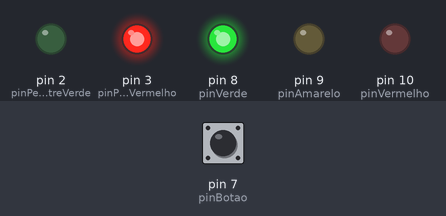
The sketch below on a simulated Arduino Uno, built with avr-gcc and run on an emulated ATmega328P. On the bench: output pins drawn as LEDs (lit = HIGH). Dashed ring = blinking. The inputs (shaded band) are chosen by the test bench; at power-on: pin 7 (pinBotao) LOW.

Above: at 1.2 s.
1.3 s: pin 7 (pinBotao) pulled HIGH for 0.15 s
At 2.5 s:
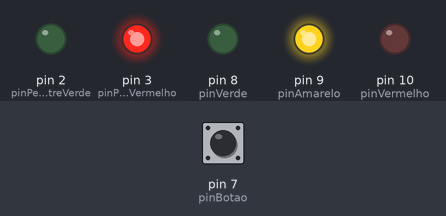
2.9 s: pin 7 (pinBotao) pulled HIGH for 1 s
At 3.8 s:
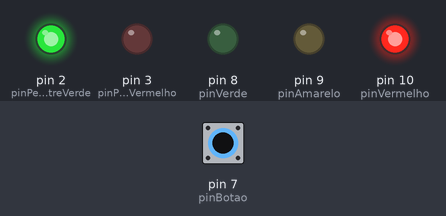
5.4 s: pin 7 (pinBotao) pulled HIGH for 0.15 s
At 5.6 s:
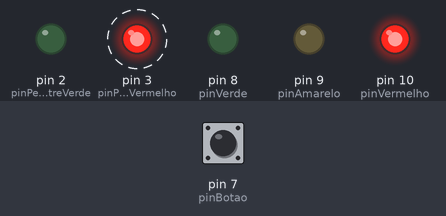
8.4 s: pin 7 (pinBotao) pulled HIGH for 3.2 s
At 9.1 s:
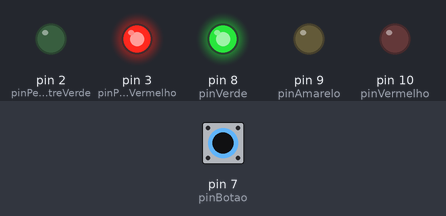
Timing chart, 0 to 11.4 s (numbered marks = the images above; inputs shaded):
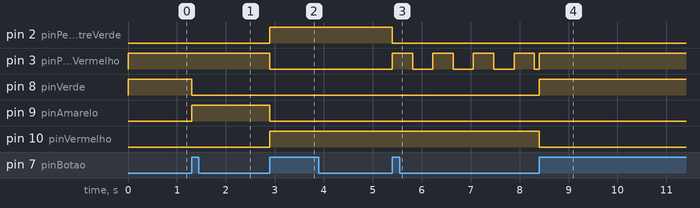

The sketch:

if_else.ino
```cpp
// --- Definição dos Pinos ---
// Nomeamos os pinos para que o código seja fácil de ler e manter.
// O "int" reserva um espaço na memória para o número da porta digital do Arduino.
int pinVermelho = 10;          // Semáforo carros
int pinAmarelo = 9;            // Semáforo carros
int pinVerde = 8;             // Semáforo carros
int pinBotao = 7;             // Botão de interação
int pinPedestreVermelho = 3;  // Semáforo pedestres
int pinPedestreVerde = 2;     // Semáforo pedestres

// --- Variáveis de Controle de Estado ---
int faseSemaforo;         // Armazena em qual estágio o semáforo está (1, 2, 3 ou 4)
int estadoBotao;          // Lê se o botão está apertado agora (HIGH ou LOW)
int estadoAnteriorBotao;  // Guarda o estado anterior para detectar a "subida" do clique

// --- Variáveis de Temporização Auxiliar ---
// Usadas para criar o efeito de piscar sem travar o código com delay()
int tempoPisca;           // Contador que incrementa a cada ciclo do loop
int estadoPisca;          // Alterna entre HIGH e LOW para o LED piscar

void setup() {
  // Configura os pinos dos LEDs como SAÍDA (enviam energia)
  pinMode(pinVerde, OUTPUT);
  pinMode(pinAmarelo, OUTPUT);
  pinMode(pinVermelho, OUTPUT);
  pinMode(pinPedestreVerde, OUTPUT);
  pinMode(pinPedestreVermelho, OUTPUT);

  // Configura o pino do botão como ENTRADA (recebe sinal do mundo externo)
  pinMode(pinBotao, INPUT);

  // Inicialização do sistema
  faseSemaforo = 1;                   // Começa no Verde para carros
  /* O que o digitalRead faz? Ele lê o pino do botão e retorna se ele está pressionado (HIGH/1) ou solto (LOW/0). */
  estadoAnteriorBotao = digitalRead(pinBotao); // Lê o estado inicial para evitar disparos falsos
  tempoPisca = 0;
  // inicializando para nao conter valores lixo
  /* você garante que, no exato momento em que o semáforo entrar na Fase 4 (alerta), o LED comece aceso. Se começasse em LOW, haveria um pequeno atraso (o tempo de contagem) antes de você ver a primeira luz. */
  estadoPisca = HIGH;
}

void loop() {
  // 1. LEITURA E LÓGICA DO BOTÃO (Edge Detection)
  // O loop roda milhares de vezes por segundo. Precisamos saber se o botão ACABOU de ser apertado.
  estadoBotao = digitalRead(pinBotao);

  // Verificamos se o botão está HIGH AGORA e estava LOW ANTES.
  // Isso garante que a fase só mude UMA VEZ por clique, mesmo que você segure o botão.
  if (estadoBotao == HIGH && estadoAnteriorBotao == LOW) {
    if (faseSemaforo < 4) {           // Se não chegou na última fase (4), avança
      faseSemaforo = faseSemaforo + 1;
    } else {                          // Se já estava na fase 4, volta para a 1
      faseSemaforo = 1;
    }
  }
  // Atualiza o estado anterior para a próxima volta do loop.
  // Sem isso, o "estadoAnterior" seria sempre o do setup.
  estadoAnteriorBotao = estadoBotao;

  // 2. EXECUÇÃO DAS FASES (Controle das Luzes)

  // FASE 1: Carros passam (Verde), Pedestres esperam (Vermelho)
  if (faseSemaforo == 1) {
    digitalWrite(pinVerde, HIGH);
    digitalWrite(pinAmarelo, LOW);
    digitalWrite(pinVermelho, LOW);
    digitalWrite(pinPedestreVerde, LOW);
    digitalWrite(pinPedestreVermelho, HIGH);
  }

  // FASE 2: Transição para carros (Amarelo), Pedestres ainda esperam
  if (faseSemaforo == 2) {
    digitalWrite(pinVerde, LOW);
    digitalWrite(pinAmarelo, HIGH);
    digitalWrite(pinVermelho, LOW);
    digitalWrite(pinPedestreVerde, LOW);
    digitalWrite(pinPedestreVermelho, HIGH);
  }

  // FASE 3: Carros param totalmente (Vermelho), Pedestres atravessam (Verde)
  if (faseSemaforo == 3) {
    digitalWrite(pinVerde, LOW);
    digitalWrite(pinAmarelo, LOW);
    digitalWrite(pinVermelho, HIGH);
    digitalWrite(pinPedestreVerde, HIGH);
    digitalWrite(pinPedestreVermelho, LOW);
  }

  // FASE 4: Alerta de fechamento para pedestres.
  // Carros continuam no Vermelho por segurança.
  if (faseSemaforo == 4) {
    digitalWrite(pinVerde, LOW);
    digitalWrite(pinAmarelo, LOW);
    digitalWrite(pinVermelho, HIGH);
    digitalWrite(pinPedestreVerde, LOW);

    // O Arduino conta cada volta do loop até chegar em 400.
    tempoPisca = tempoPisca + 1;

    if (tempoPisca == 400) {
      // Se estava ligado vai desligar
      // Se estava desligado vai ligar
      // Mudança de estado
      estadoPisca = !estadoPisca; // O símbolo '!' inverte o valor (HIGH -> LOW)
      // se chegou a 400 volta a zero para recomeçar a contagem do próximo pisca
      tempoPisca = 0;
    }

    digitalWrite(pinPedestreVerde, LOW);
    // O LED vermelho do pedestre obedece ao estado da variável que fica alternando.
    digitalWrite(pinPedestreVermelho, estadoPisca);
  }

  // O delay aqui define a velocidade de "batida" do coração do código.
  // Um valor baixo permite que o botão seja detectado instantaneamente.
  delay(1);
}


/* Imagine que o Arduino é uma pessoa muito rápida lendo uma lista de instruções de cima a baixo. O loop é essa lista sendo lida repetidamente.

Aqui está o porquê desse delay(1) ser chamado de "batida do coração":

1. A velocidade do Arduino
O chip do Arduino funciona a 16 MHz. Sem nenhum delay, ele conseguiria ler todo o seu código milhares de vezes por segundo. Se ele corre demais, ele pode ler o botão sendo apertado 500 vezes antes mesmo de você conseguir tirar o dedo de lá, o que causaria instabilidade (o semáforo pularia fases rápido demais).

2. O delay(1) como um "respiro"
Ao colocar delay(1), você está dizendo: "Arduino, leia tudo, execute as luzes, verifique o botão e, ao chegar no fim, descanse por 1 milissegundo antes de começar de novo".

Por que não usar um delay(500) ou mais? Se você colocar um descanso de 1 segundo, e o usuário der um clique rápido no botão (que dura uns 200ms), o Arduino pode estar "dormindo" bem na hora do clique e ignorar o comando.

A "Instantaneidade": Com delay(1), o Arduino verifica o botão 1.000 vezes por segundo. Para um humano, isso é instantâneo. O botão nunca vai falhar.

3. A relação com o tempoPisca == 400
O valor que você escolheu para o contador de pisca (400) depende diretamente desse delay.

Se o loop roda a cada 1ms (aproximadamente, por causa do delay), e você espera chegar a 400, o LED vai piscar a cada 400ms (quase meio segundo).

Se você mudasse o delay(1) para delay(10), o seu contador de 400 levaria 4.000ms (4 segundos) para piscar o LED, deixando o semáforo lentíssimo.

Em resumo:
O delay(1) serve para cadenciar o código. Ele é longo o suficiente para estabilizar a leitura dos componentes eletrônicos, mas curto o suficiente para que o Arduino responda ao toque do seu dedo no exato milissegundo em que ele acontece.

É como se você estivesse ajustando a velocidade de um filme: se for rápido demais, você perde os detalhes; se for devagar demais, a imagem trava. O 1 é o equilíbrio perfeito para este projeto. */
```

Measured:
- after the input at 1.3 s, pin 8 (pinVerde): HIGH → LOW at once; pin 9 (pinAmarelo): LOW → HIGH at once
- after the input at 2.9 s, pin 2 (pinPedestreVerde), pin 10 (pinVermelho): LOW → HIGH at once; pin 3 (pinPedestreVermelho), pin 9 (pinAmarelo): HIGH → LOW at once
- after the input at 5.4 s, pin 2 (pinPedestreVerde): HIGH → LOW at once; pin 3 (pinPedestreVermelho): alternates HIGH for 0.41 s and LOW for 0.41 s, starting at once
- after the input at 8.4 s, pin 8 (pinVerde): LOW → HIGH at once; pin 10 (pinVermelho): HIGH → LOW at once
